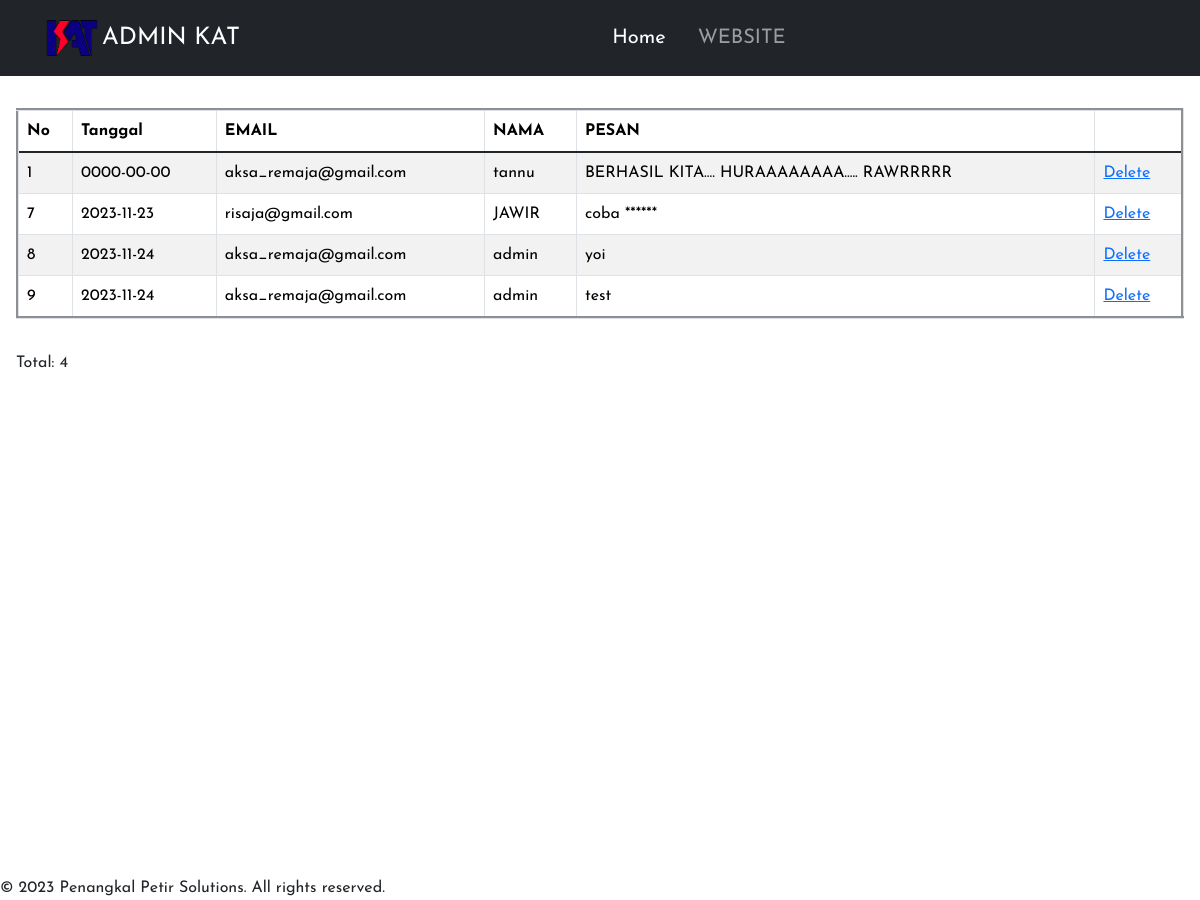
Page /dashboard.php on the committed database.
### tables this page shows
CREATE TABLE `komen` (
  `id` int(25) NOT NULL,
  `tanggal` date NOT NULL,
  `email` varchar(25) NOT NULL,
  `nama` varchar(20) NOT NULL,
  `pesan` varchar(100) NOT NULL
);

### dashboard.php (the view, shortened to what this page needs)
<?php include("config.php"); ?>
<!DOCTYPE html>
<html lang="en">
<head>
    <link rel="stylesheet" href="https://cdnjs.cloudflare.com/ajax/libs/font-awesome/6.2.0/css/all.min.css">
    <link rel="stylesheet" href="https://cdnjs.cloudflare.com/ajax/libs/font-awesome/5.15.3/css/all.min.css" />
    <link href='https://unpkg.com/boxicons@2.1.4/css/boxicons.min.css' rel='stylesheet'>
    <link href="https://cdn.jsdelivr.net/npm/bootstrap@5.3.2/dist/css/bootstrap.min.css" rel="stylesheet"
>
</head>
<body class="vh-100 overflow-visible">
    <nav class="navbar navbar-expand-lg navbar-dark bg-dark">
        <div class="container">
            <img src="Logo KAT.png" alt="logo" style="height: 7.5vh; width: 7.5vh;">
            <a class="navbar-brand fs-4" href="#">ADMIN KAT</a>
            <div class="sidebar offcanvas offcanvas-start text-bg-dark" tabindex="-1" id="offcanvasDarkNavbar"
                aria-labelledby="offcanvasDarkNavbarLabel">
                <div class="offcanvas-body d-flex flex-column flex-lg-row p-4 p-lg-0">
                    <ul class="navbar-nav justify-content-center align-items-center fs-5 flex-grow-1 pe-3">
                        <li class="nav-item mx-2">
                            <a class="nav-link active" aria-current="page" href="#home">Home</a>
                        </li>
                        <li class="nav-item mx-2">
                            <a class="nav-link" href="index.php">WEBSITE</a>
                        </li>
                    </ul>
                </div>
            </div>
        </div>
    </nav>
    <main class="w-100 vh-100 d-flex flex-column">
        <div class="m-3">
            <table border="3" class="table table-striped table-hover table-bordered mt-3">
                <thead>
                    <tr>
                        <th class="col">No</th>
                        <th class="col">Tanggal</th>
                        <th class="col">EMAIL</th>
                        <th class="col">NAMA</th>
                        <th class="col">PESAN</th>
                    </tr>
                </thead>
                <tbody class="table-group-divider">
                    <?php
                    $sql = "SELECT * FROM komen";
                    $query = mysqli_query($db, $sql);
                    while ($komen = mysqli_fetch_array($query)) {
                        echo "<tr>";
                        echo "<td>" . $komen['id'] . "</td>";
                        echo "<td>" . $komen['tanggal'] . "</td>";
                        echo "<td>" . $komen['email'] . "</td>";
                        echo "<td>" . $komen['nama'] . "</td>";
                        echo "<td id='message'>" . $komen['pesan'] . "</td>";
                        echo "<td>";
                        echo "<a href='hapus.php?id=" . $komen['id'] . "' onclick='return confirmDelete()'>Delete</a>";
                        echo "</td>";
                        echo "</tr>";
                    }
                    ?>
                </tbody>
            </table>
            <p class="d-flex justify-content-center align-items-center"></p>Total:
            <?php echo mysqli_num_rows($query) ?>
        </div>
    </main>
    <footer class="bottom-fix">
        <p>&copy; 2023 Penangkal Petir Solutions. All rights reserved.</p>
    </footer>
</body>
</html>

### dashboard.php (style rules this page uses)
* { margin: 0; padding: 0; box-sizing: border-box; font-family: "Josefin Sans", sans-serif; }

### rows in the picture
komen: id "1", tanggal "0000-00-00", email "aksa_remaja@gmail.com", nama "tannu", pesan "BERHASIL KITA.... HURAAAAAAAA..... RAWRRRRR"
komen: id "7", tanggal "2023-11-23", email "risaja@gmail.com", nama "JAWIR", pesan "coba ******"
komen: id "8", tanggal "2023-11-24", email "aksa_remaja@gmail.com", nama "admin", pesan "yoi"
komen: id "9", tanggal "2023-11-24", email "aksa_remaja@gmail.com", nama "admin", pesan "test"

### other values in the picture
mysqli_num_rows($query) "4"
